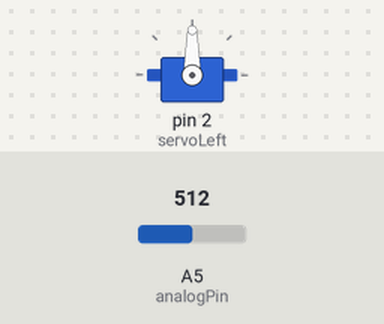
Recording of a sketch running on a simulated Arduino Uno, built with avr-gcc and run on an emulated ATmega328P. Parts: servo. The test bench sets the inputs (shaded band); at power-on: A5 (analogPin) = 512. What the sketch prints to the serial monitor is not drawn.

Above: at 0.05 s.
Timing chart, 0 to 4.9 s (numbered marks = the images above):
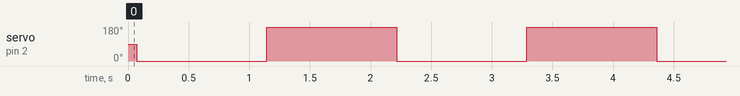

The sketch:

sketch_servo.ino
```cpp
#include <Servo.h>

Servo servoLeft;
int analogPin = A5;
long long val=0;
int values[500];
long sum = 0, i, prev, j;
int state = 1;
int count=0;
int dif;

void setup() {
  // put your setup code here, to run once:
  Serial.begin(9600);              //  setup serial
  servoLeft.attach(2);
  for(i= 0; i <500; i ++)
  {
    values[i] = 0;
  }
  i = 0;
  sum = 0;
}

void loop() {
  i++;
  if(i == 50)
    i = 0;
  sum -= values[i];

  val = analogRead(analogPin);     // read the input pin

  dif = abs(val - 325);

  values[i] = dif;
  sum += values[i];

  _delay_ms(5);

  if((sum/50) > 50)
  {
    state *= -1;
    for(j= 0; j <50; j ++)
    {
      values[j] = 0;
    }
    sum = 0;
    if(state==-1)
      servoLeft.write(0);
    else
      servoLeft.write(180);
    Serial.println("delay");
    _delay_ms(1000);
  }
}
```

Measured:
- by itself, servo on pin 2 (servoLeft): alternates 180° for 1.1 s and 0° for 1.1 s
